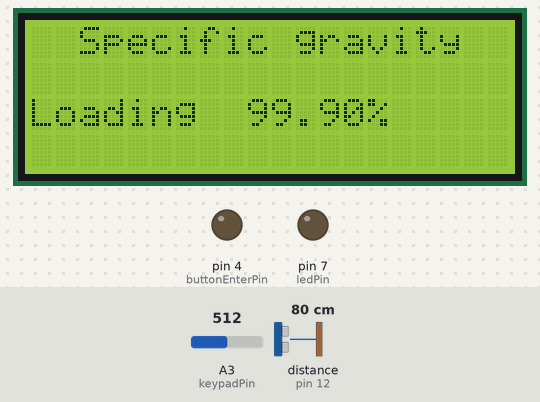
Simulated run of this sketch. Board: Arduino Uno, built with avr-gcc and run on an emulated ATmega328P. On the bench: 20×4 character LCD, output pins drawn as LEDs (lit = HIGH). The inputs (shaded band) are chosen by the test bench; at power-on: A3 (keypadPin) = 512, distance to the obstacle (sensor on pin 12) 80 cm. The echo pulse lasts 58.3 µs per cm; pins used as bus, display or sensor lines are not drawn; what the sketch prints to the serial monitor is not drawn.

Above: at 4.7 s.
6.5 s: A3 (keypadPin) set to 390
At 7.4 s:
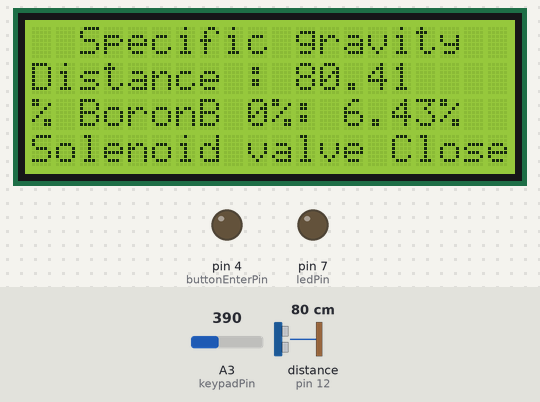
9.0 s: A3 (keypadPin) set to 411
At 10.5 s:
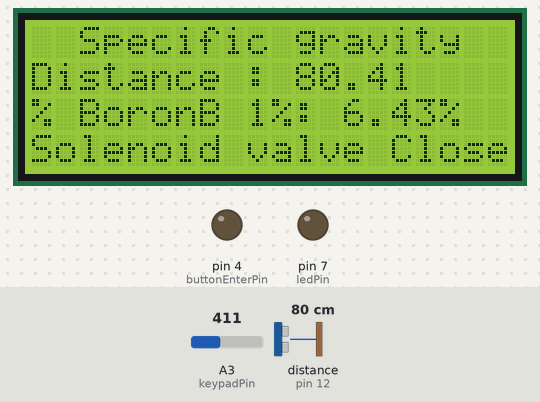
10.9 s: distance to the obstacle (sensor on pin 12) set to 13 cm
At 12.2 s:
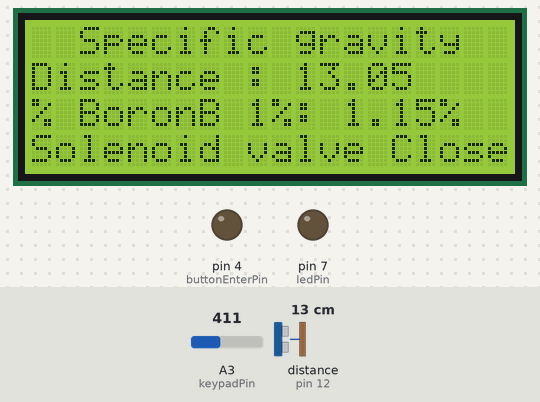
13.2 s: distance to the obstacle (sensor on pin 12) set to 10 cm
At 14.8 s:
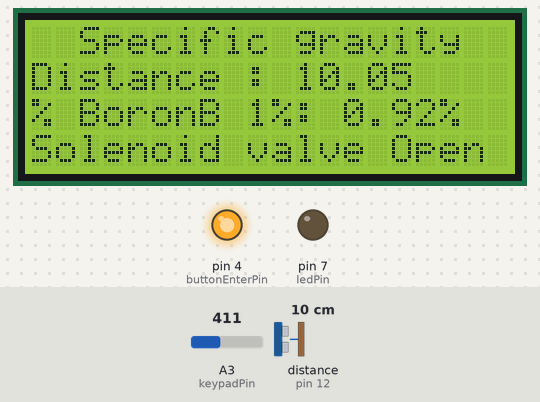
15.4 s: distance to the obstacle (sensor on pin 12) set to 250 cm
At 16.8 s:
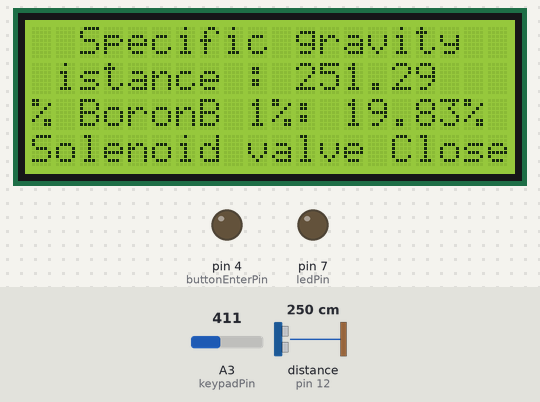
17.7 s: A3 (keypadPin) set to 481
19.2 s: A3 (keypadPin) set to 515
At 20.1 s:
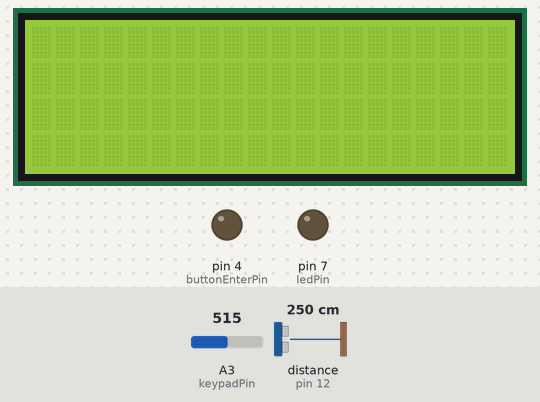
Timing chart, 0 to 21.7 s (numbered marks = the images above; inputs shaded):
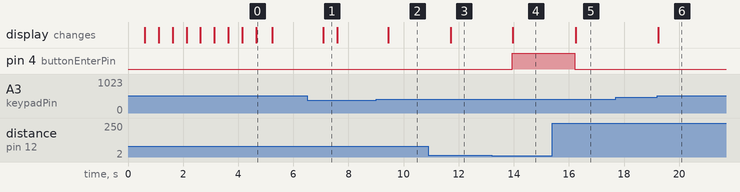

The sketch:

Keypad_lcd2004_I2C_11_02_18.ino
```cpp
#include <Wire.h>
#include <LiquidCrystal_I2C.h> //ประกาศ Library ของจอ I2C

LiquidCrystal_I2C lcd(0x3F, 20, 4);// Set the LCD address to 0x3F for a 20 chars and 4 line display

#define MAX 4
#define MIN 1
int ledPin = 7; // choose the pin for the LED
int buttonPin = 6;   // choose the input pin (for a pushbutton)
int buttonPin2 = 5;   // choose the input pin (for a pushbutton)
int buttonEnterPin = 4;   // choose the input pin (for a pushbutton)
int checkP1,checkP2,enter = 0;     // variable for reading the pin status
int sum = 1;
int index = 1;
int menuchem=1;
bool checksum;
bool checkleft,checkright,checkup,checkdown,checkselect;
float L1 = 15.00;//ระยะปากกระบอกถึงรู
float L2 = 5.00;//ระยะสะท้อนถึงจุด 0
float Ds, cm,cm2,cm3,cm4,cm5,cmavg = 0.00; //ระยะที่เราต้องการ

const byte NONE = 0;
const byte LEFT = 1;
const byte UP = 2;
const byte RIGHT = 3;
const byte DOWN = 4;
const byte SELECT = 5;

const byte keypadPin = A3;
byte key = 0;

int TricRelay = 4;
float mval = 0.28;
float sgval = 0.0;
float boronval = 0.0;
const int TricPin = 13;//Tric
const int EchoPin = 12;//Echo
double duration;
void setup() {
  setupPin();
  loadingLCD();
  mainMenuList();
}

void loop(){
  readDistance();
  //key = getKey();
  pushKey();
delay(100);
}
void setupPin(){
  lcd.begin();
  //curStage = none ;
  pinMode(ledPin, OUTPUT);  // declare LED as output
  //pinMode(ledPin2, OUTPUT);  // declare LED as output
  //pinMode(ledPin3, OUTPUT);  // declare LED as output
  pinMode(buttonPin, INPUT);    // declare pushbutton as input
  pinMode(buttonPin2, INPUT);    // declare pushbutton as input
  pinMode(buttonEnterPin, INPUT);    // declare pushbutton as input
  Serial.begin(9600);
  checksum = false;

  Serial.begin(9600);
  while (!Serial) { ; }
  Serial.println(F("Start\n"));
  pinMode(keypadPin, INPUT_PULLUP);// sets analog pin for input
  }

void readDistance(){
  pinMode(TricRelay, OUTPUT);  // Tric Relay output
  pinMode(TricPin, OUTPUT);
  digitalWrite(TricPin, LOW);
  delayMicroseconds(2);
  digitalWrite(TricPin, HIGH);
  delayMicroseconds(5);
  digitalWrite(TricPin, LOW);
  pinMode(EchoPin, INPUT);
  //isInStage_choose_chemecals = false ;
  }
void pushKey(){
  //CalculateSG();
  key = getKey();
  if(key==LEFT){
    lcd.clear();
    Serial.println("LEFT");
    checkleft = true;
    checkselect = false;
    checkup = false;
    checkdown = false;
    checkright = false;
    }else if(checkleft){
      Workmenu_A0();
      delay(500);
      }
      if(key==SELECT){
        lcd.clear();
        Serial.println("SELECT");
        checkleft = false;
        checkselect = true;
        checkup = false;
        checkdown = false;
        checkright = false;
        }else if(checkselect){
          mainMenuList();
          delay(500);
          }
          if(key==RIGHT){
            lcd.clear();
            Serial.println("RIGHT");
            checkleft = false;
            checkselect = false;
            checkup = false;
            checkdown = false;
            checkright = true;
            }else if(checkright){
              Workmenu_B0();
              delay(500);
              }
              if(key==UP){
                lcd.clear();
                Serial.println("UP");
                checkleft = false;
                checkselect = false;
                checkup = true;
                checkdown = false;
                checkright = false;
                }else if(checkup){
                  //Workmenu_A1();
                  mainMenuList();
                  delay(500);
                  }
                  if(key==DOWN){
                    lcd.clear();
                    Serial.println("DOWN");
                    checkleft = false;
                    checkselect = false;
                    checkup = false;
                    checkdown = true;
                    checkright = false;
                    }else if(checkdown){
                      Workmenu_B1();
                      delay(500);
                      }
delay(100);
  }
void CalculateSG(){
  readDistance();
  duration = pulseIn(EchoPin, HIGH);
  cm = microsecondsToCentimeters(duration);
  delay(50);
  cm2 = microsecondsToCentimeters(duration);
  delay(50);
  cm4 = microsecondsToCentimeters(duration);
  delay(50);
  cm3 = microsecondsToCentimeters(duration);
  delay(50);
  cm5 = microsecondsToCentimeters(duration);
  delay(50);
  cmavg = ((cm+cm2+cm3+cm4+cm5) / 5);//ค่าสมมุติ
  delay(50);
  Ds = (L1 - L2 - cmavg);//สูตรหาระยะที่ต้องการ
  delay(50);
  sgval = (mval*cmavg)+(1*0.1);//ค่าสมมุติ
  boronval = (sgval*mval)+(1*0.1);//ค่าสมมุติ
  }
void Workmenu_A0(){
          CalculateSG();
          lcd.setCursor(0,0); //ฟังก์ชั่นในการกำหนดตำแหน่ง Cursor
          lcd.print("  Specific gravity  ");
          //lcd.print("");
          lcd.setCursor(0, 1); //ฟังก์ชั่นในการกำหนดตำแหน่ง Cursor
          lcd.print("Distance : ");
          //ShowNum(cmavg,3);
          lcd.print(("%.2f",cmavg));
          lcd.print("   ");
          lcd.setCursor(0, 2); //ฟังก์ชั่นในการกำหนดตำแหน่ง Cursor
          lcd.print("% BoronA 1%: ");
          lcd.print(("%.2f",boronval));
          lcd.print("%");
          lcd.print("  ");
          lcd.setCursor(0, 3); //ฟังก์ชั่นในการกำหนดตำแหน่ง Cursor
          if(boronval<=1.01){
            digitalWrite(TricRelay, HIGH);
            lcd.print("Solenoid valve Open");
            lcd.print(" ");
            lcd.setCursor(0, 4); //ฟังก์ชั่นในการกำหนดตำแหน่ง Cursor
             }else{
                digitalWrite(TricRelay, LOW);
                lcd.print("Solenoid valve Close");
                lcd.print(" ");
                lcd.setCursor(0, 4); //ฟังก์ชั่นในการกำหนดตำแหน่ง Cursor
                 }
  }
void Workmenu_A1(){
          CalculateSG();
          lcd.setCursor(0,0); //ฟังก์ชั่นในการกำหนดตำแหน่ง Cursor
          lcd.print("  Specific gravity  ");
          //lcd.print("");
          lcd.setCursor(0, 1); //ฟังก์ชั่นในการกำหนดตำแหน่ง Cursor
          lcd.print("Distance : ");
          lcd.print(("%.2f",cmavg));
          lcd.print("   ");
          lcd.setCursor(0, 2); //ฟังก์ชั่นในการกำหนดตำแหน่ง Cursor
          lcd.print("% BoronA 1%: ");
          lcd.print(("%.2f",boronval));
          lcd.print("%");
          lcd.print("  ");
          lcd.setCursor(0, 3); //ฟังก์ชั่นในการกำหนดตำแหน่ง Cursor
          if(boronval<=1.01){
            digitalWrite(TricRelay, HIGH);
            lcd.print("Solenoid valve Open");
            lcd.print(" ");
            lcd.setCursor(0, 4); //ฟังก์ชั่นในการกำหนดตำแหน่ง Cursor
             }else{
                digitalWrite(TricRelay, LOW);
                lcd.print("Solenoid valve Close");
                lcd.print(" ");
                lcd.setCursor(0, 4); //ฟังก์ชั่นในการกำหนดตำแหน่ง Cursor
                 }
  }
void Workmenu_B0(){
          CalculateSG();
          lcd.setCursor(0,0); //ฟังก์ชั่นในการกำหนดตำแหน่ง Cursor
          lcd.print("  Specific gravity  ");
          //lcd.print("");
          lcd.setCursor(0, 1); //ฟังก์ชั่นในการกำหนดตำแหน่ง Cursor
          lcd.print("Distance : ");
          lcd.print(("%.2f",cmavg));
          lcd.print("   ");
          lcd.setCursor(0, 2); //ฟังก์ชั่นในการกำหนดตำแหน่ง Cursor
          lcd.print("% BoronB 0%: ");
          lcd.print(("%.2f",boronval));
          lcd.print("%");
          lcd.print("  ");
          lcd.setCursor(0, 3); //ฟังก์ชั่นในการกำหนดตำแหน่ง Cursor
          if(boronval<=1.01){
            digitalWrite(TricRelay, HIGH);
            lcd.print("Solenoid valve Open");
            lcd.print(" ");
            lcd.setCursor(0, 4); //ฟังก์ชั่นในการกำหนดตำแหน่ง Cursor
             }else{
                digitalWrite(TricRelay, LOW);
                lcd.print("Solenoid valve Close");
                lcd.print(" ");
                lcd.setCursor(0, 4); //ฟังก์ชั่นในการกำหนดตำแหน่ง Cursor
                 }
  }
void Workmenu_B1(){
          CalculateSG();
          lcd.setCursor(0,0); //ฟังก์ชั่นในการกำหนดตำแหน่ง Cursor
          lcd.print("  Specific gravity  ");
          //lcd.print("");
          lcd.setCursor(0, 1); //ฟังก์ชั่นในการกำหนดตำแหน่ง Cursor
          lcd.print("Distance : ");
          lcd.print(("%.2f",cmavg));
          lcd.print("   ");
          lcd.setCursor(0, 2); //ฟังก์ชั่นในการกำหนดตำแหน่ง Cursor
          lcd.print("% BoronB 1%: ");
          lcd.print(("%.2f",boronval));
          lcd.print("%");
          lcd.print("  ");
          lcd.setCursor(0, 3); //ฟังก์ชั่นในการกำหนดตำแหน่ง Cursor
          if(boronval<=1.01){
            digitalWrite(TricRelay, HIGH);
            lcd.print("Solenoid valve Open");
            lcd.print(" ");
            lcd.setCursor(0, 4); //ฟังก์ชั่นในการกำหนดตำแหน่ง Cursor
             }else{
                digitalWrite(TricRelay, LOW);
                lcd.print("Solenoid valve Close");
                lcd.print(" ");
                lcd.setCursor(0, 4); //ฟังก์ชั่นในการกำหนดตำแหน่ง Cursor
                 }
  }
void mainMenuList(){
          lcd.setCursor(0, 0); //ฟังก์ชั่นในการกำหนดตำแหน่ง Cursor
          lcd.print("1.Chemical A at 0%");
          lcd.setCursor(0, 1); //ฟังก์ชั่นในการกำหนดตำแหน่ง Cursor
          lcd.print("2.Chemical A at 1%");
          lcd.print("");
          lcd.setCursor(0, 2); //ฟังก์ชั่นในการกำหนดตำแหน่ง Cursor
          lcd.print("3.Chemical B at 0%");
          lcd.print("");
          lcd.setCursor(0, 3); //ฟังก์ชั่นในการกำหนดตำแหน่ง Cursor
          lcd.print("4.Chemical B at 1%");
          lcd.print("");
          lcd.setCursor(0, 4); //ฟังก์ชั่นในการกำหนดตำแหน่ง Cursor
  }

double microsecondsToCentimeters(double microseconds){
      // The speed of sound is 340 m/s or 58 microseconds per centimeter.
      // The ping travels out and back, so to find the distance of the
      // object we take half of the distance travelled.
      return microseconds / 58;
  }

byte getKey(){
int val = 0;
byte button = 0;
val = analogRead(keypadPin);
button = NONE;
if (val <=20) { button = LEFT; }
else if ((val >=100) && (val <=200)){button = UP; }
else if ((val >=300) && (val <=400)){button = DOWN; }
else if ((val >=500) && (val <=600)){button = RIGHT; }
else if ((val >=700) && (val <=800)){button = SELECT; }
return button;
}

void loadingLCD(){
    lcd.setCursor(0,0);
    lcd.print("  Specific gravity  ");
    lcd.setCursor(0,2);
    lcd.print("Loading ");
    for(int i = 0; i <=9 ; i++){

    lcd.setCursor(9,2);
    lcd.print(11.1*i);
    lcd.print("%");
    //lcd.print(".");
    delay(500);
  }
  lcd.clear();
  }
```

Measured:
- the behaviour switches between 12 and 11 cm on distance to the obstacle (sensor on pin 12) (found by bisection; images 3 and 4)
- the behaviour switches between 499 and 500 on A3 (keypadPin) (found by bisection; images 5 and 6)
- after the input at 6.5 s, the display: changes after 0.59 s (image 1)
- after the input at 9.0 s, the display: changes after 0.44 s (image 2)
- after the input at 10.9 s, the display: changes after 0.81 s (image 3)
- after the input at 13.2 s, pin 4 (buttonEnterPin): LOW → HIGH after 0.75 s; the display: changes after 0.76 s (image 4)
- after the input at 15.4 s, pin 4 (buttonEnterPin): HIGH → LOW after 0.82 s; the display: changes after 0.84 s (image 5)
- after the input at 17.7 s, every drawn part: stays the same
- after the input at 19.2 s, the display: changes at once (image 6)
